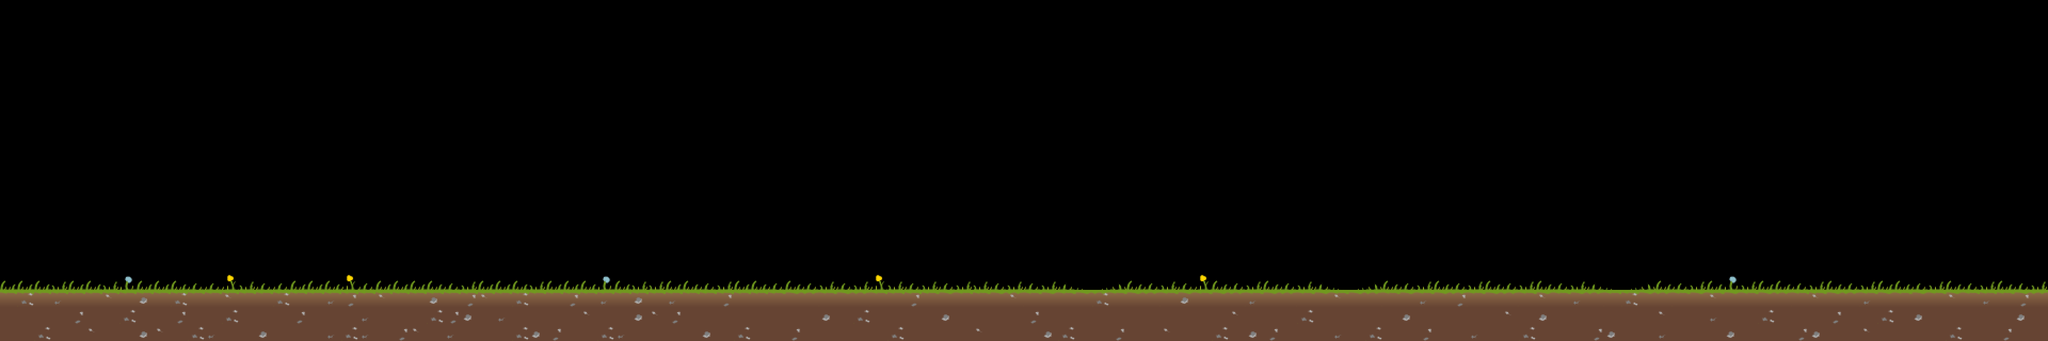

A level layout from a 2D game, rendered from its tile map. Below: a short description, then the map file with tile-grid data replaced by summaries:
An orthogonal 120x20 tile map with 32x32 px tiles, 2 tile layers (Calque de Tile 1, Calque 3), 1 hidden layer not drawn.

<map version="1.0" orientation="orthogonal" width="120" height="20" tilewidth="32" tileheight="32">
 <properties>
  <property name="gravity" value="0.8" />
  <property name="rotate" value="true" />
  <property name="timestep" value="0.0002" />
 </properties>
 <tileset firstgid="1" name="tilesx2" tilewidth="32" tileheight="32">
  <image source="tilesx2.png" trans="ffffff" width="512" height="512" />
 </tileset>
 <layer name="Calque de Tile 1" width="120" height="20">
  <properties>
   <property name="foreground" value="true" />
  </properties>
  <data>[2400 cells, 480 non-empty, 13 distinct tile ids]</data>
 </layer>
 <layer name="Calque 3" width="120" height="20">
  <properties>
   <property name="foreground" value="true" />
  </properties>
  <data>[2400 cells, 110 non-empty, 5 distinct tile ids]</data>
 </layer>
 <layer name="collision" width="120" height="20" visible="0">
  <data>[2400 cells, 120 non-empty, 1 distinct tile ids]</data>
 </layer>
</map>
